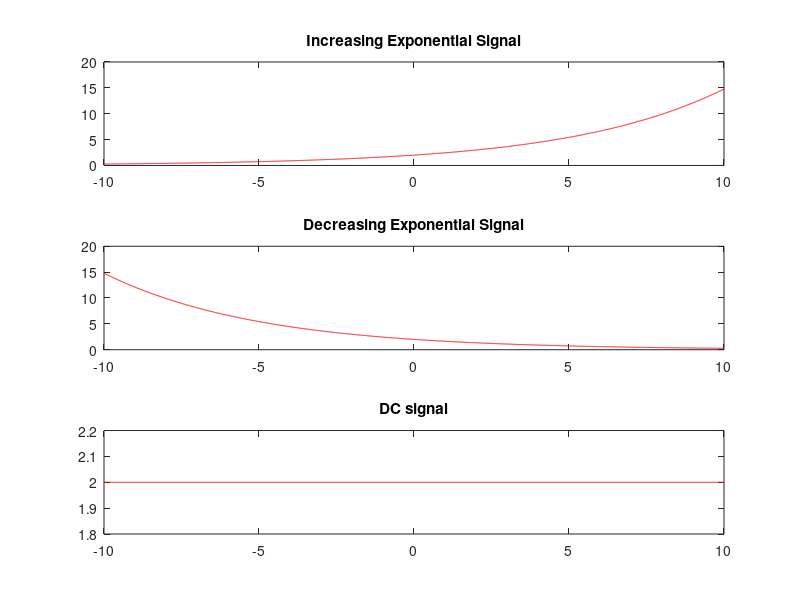

Write MATLAB code to recreate this figure.
     %Using the concept of subplot for the exponential Signal
t=-10:0.01:10;
c=2;

a1=0.2;
y1=c*exp(a1*t);
subplot(3,1,1);
plot(t,y1,'r');
title('Increasing Exponential Signal')

a2=-0.2;
y2=c*exp(a2*t);
subplot(3,1,2);
plot(t,y2,'r');
title('Decreasing Exponential Signal');

a3=0;
y3=c*exp(a3*t);
subplot(3,1,3);
plot(t,y3,'r');
title('DC signal');